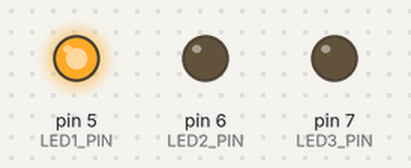
A sketch run on a simulated Arduino Uno, built with avr-gcc and run on an emulated ATmega328P. Shown: output pins drawn as LEDs (lit = HIGH).

Above: at 0.5 s.
At 1.5 s:
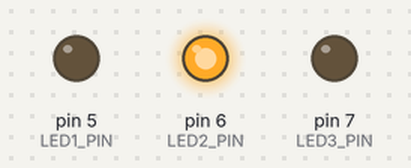
At 5.5 s:
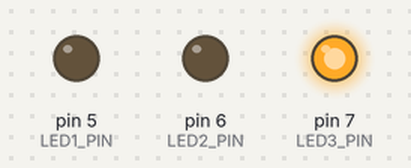
Timing chart, 0 to 6.9 s (numbered marks = the images above):
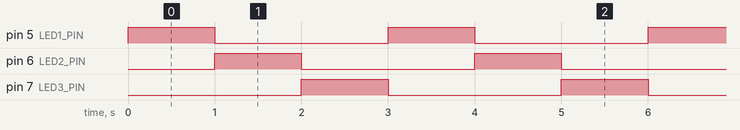

The sketch:

two-light-sametimeblink.ino
```cpp
// 3 LED sırayla yanma örneği
// Her adımda sadece bir LED yanacak.
#define LED1_PIN 5
#define LED2_PIN 6
#define LED3_PIN 7

void setup() {
  // setup() sadece bir kere çalışır.
  // Tüm LED pinlerini çıkış yapıyoruz.
  pinMode(LED1_PIN, OUTPUT);
  pinMode(LED2_PIN, OUTPUT);
  pinMode(LED3_PIN, OUTPUT);
}

void loop() {
  // 1. adım: LED1 açık, diğerleri kapalı
  digitalWrite(LED1_PIN, HIGH);
  digitalWrite(LED2_PIN, LOW);
  digitalWrite(LED3_PIN, LOW);
  delay(1000);

  // 2. adım: LED2 açık, diğerleri kapalı
  digitalWrite(LED1_PIN, LOW);
  digitalWrite(LED2_PIN, HIGH);
  digitalWrite(LED3_PIN, LOW);
  delay(1000);

  // 3. adım: LED3 açık, diğerleri kapalı
  digitalWrite(LED1_PIN, LOW);
  digitalWrite(LED2_PIN, LOW);
  digitalWrite(LED3_PIN, HIGH);
  delay(1000);
}
```

Measured:
- by itself, pin 5 (LED1_PIN), pin 6 (LED2_PIN), pin 7 (LED3_PIN): alternates HIGH for 1.0 s and LOW for 2.0 s
- by itself, everything shown: repeats every 3.0 s, in 3 steps
